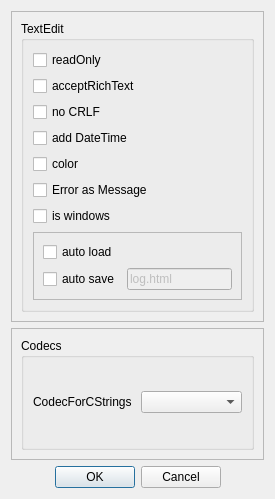
<?xml version="1.0" encoding="UTF-8"?>
<ui version="4.0">
 <class>Log_options</class>
 <widget class="QDialog" name="Log_options">
  <property name="geometry">
   <rect>
    <x>0</x>
    <y>0</y>
    <width>275</width>
    <height>499</height>
   </rect>
  </property>
  <property name="windowTitle">
   <string>Form</string>
  </property>
  <layout class="QVBoxLayout" name="verticalLayout_4">
   <item>
    <widget class="QFrame" name="frame">
     <property name="frameShape">
      <enum>QFrame::StyledPanel</enum>
     </property>
     <property name="frameShadow">
      <enum>QFrame::Raised</enum>
     </property>
     <layout class="QVBoxLayout" name="verticalLayout">
      <item>
       <widget class="QGroupBox" name="groupBox">
        <property name="title">
         <string>TextEdit</string>
        </property>
        <layout class="QVBoxLayout" name="verticalLayout_2">
         <item>
          <widget class="QCheckBox" name="cb_readOnly">
           <property name="text">
            <string>readOnly</string>
           </property>
          </widget>
         </item>
         <item>
          <widget class="QCheckBox" name="cb_acceptRichText">
           <property name="text">
            <string>acceptRichText</string>
           </property>
          </widget>
         </item>
         <item>
          <widget class="QCheckBox" name="cb_NoCRLF">
           <property name="text">
            <string>no CRLF</string>
           </property>
          </widget>
         </item>
         <item>
          <widget class="QCheckBox" name="cb_add_DateTime">
           <property name="text">
            <string>add DateTime</string>
           </property>
          </widget>
         </item>
         <item>
          <widget class="QCheckBox" name="cb_Color">
           <property name="text">
            <string>color</string>
           </property>
          </widget>
         </item>
         <item>
          <widget class="QCheckBox" name="cb_ErrorAsMessage">
           <property name="text">
            <string>Error as Message</string>
           </property>
          </widget>
         </item>
         <item>
          <widget class="QCheckBox" name="cb_Text_Is_Windows">
           <property name="text">
            <string>is windows</string>
           </property>
          </widget>
         </item>
         <item>
          <widget class="QFrame" name="frame_3">
           <property name="frameShape">
            <enum>QFrame::StyledPanel</enum>
           </property>
           <property name="frameShadow">
            <enum>QFrame::Raised</enum>
           </property>
           <layout class="QVBoxLayout" name="verticalLayout_6">
            <item>
             <widget class="QCheckBox" name="cb_Auto_Load">
              <property name="text">
               <string>auto load</string>
              </property>
             </widget>
            </item>
            <item>
             <layout class="QHBoxLayout" name="horizontalLayout">
              <item>
               <widget class="QCheckBox" name="cb_Auto_Save">
                <property name="text">
                 <string>auto save</string>
                </property>
               </widget>
              </item>
              <item>
               <widget class="QLineEdit" name="lineEdit">
                <property name="enabled">
                 <bool>false</bool>
                </property>
                <property name="text">
                 <string>log.html</string>
                </property>
               </widget>
              </item>
             </layout>
            </item>
           </layout>
          </widget>
         </item>
        </layout>
       </widget>
      </item>
     </layout>
    </widget>
   </item>
   <item>
    <widget class="QFrame" name="frame_2">
     <property name="frameShape">
      <enum>QFrame::StyledPanel</enum>
     </property>
     <property name="frameShadow">
      <enum>QFrame::Raised</enum>
     </property>
     <layout class="QVBoxLayout" name="verticalLayout_3">
      <item>
       <widget class="QGroupBox" name="groupBox_2">
        <property name="title">
         <string>Codecs</string>
        </property>
        <layout class="QVBoxLayout" name="verticalLayout_5">
         <item>
          <layout class="QHBoxLayout" name="horizontalLayout_2">
           <item>
            <widget class="QLabel" name="label_2">
             <property name="text">
              <string>CodecForCStrings</string>
             </property>
            </widget>
           </item>
           <item>
            <widget class="QComboBox" name="cb_CodecForCStrings"/>
           </item>
          </layout>
         </item>
        </layout>
       </widget>
      </item>
     </layout>
    </widget>
   </item>
   <item>
    <widget class="QDialogButtonBox" name="buttonBox">
     <property name="standardButtons">
      <set>QDialogButtonBox::Cancel|QDialogButtonBox::Ok</set>
     </property>
     <property name="centerButtons">
      <bool>true</bool>
     </property>
    </widget>
   </item>
  </layout>
 </widget>
 <resources/>
 <connections/>
</ui>
